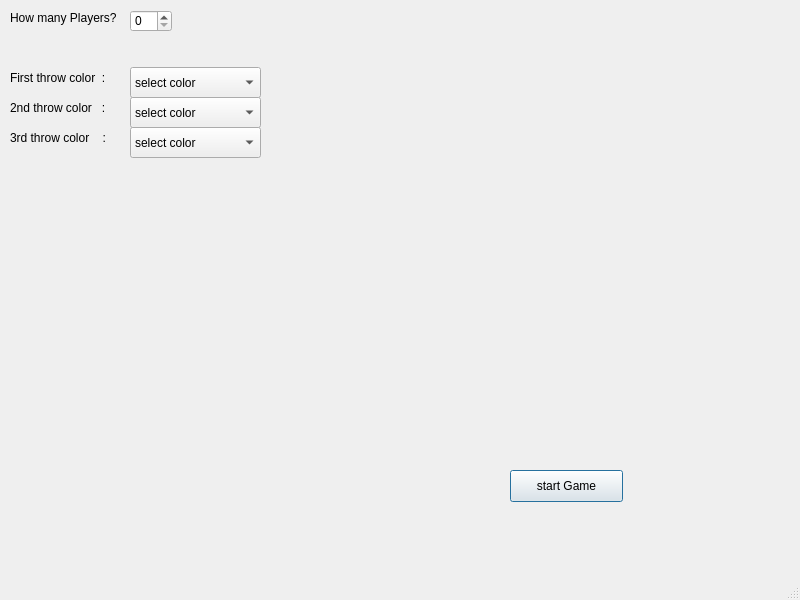
<?xml version="1.0" encoding="UTF-8"?>
<ui version="4.0">
 <class>Setup_Window</class>
 <widget class="QMainWindow" name="Setup_Window">
  <property name="geometry">
   <rect>
    <x>0</x>
    <y>0</y>
    <width>800</width>
    <height>600</height>
   </rect>
  </property>
  <property name="windowTitle">
   <string>Setup_Window</string>
  </property>
  <widget class="QWidget" name="centralwidget">
   <widget class="QSpinBox" name="player_count">
    <property name="geometry">
     <rect>
      <x>130</x>
      <y>10</y>
      <width>42</width>
      <height>22</height>
     </rect>
    </property>
   </widget>
   <widget class="QLabel" name="label">
    <property name="geometry">
     <rect>
      <x>10</x>
      <y>10</y>
      <width>131</width>
      <height>16</height>
     </rect>
    </property>
    <property name="text">
     <string>How many Players?</string>
    </property>
   </widget>
   <widget class="QPushButton" name="pushButton">
    <property name="geometry">
     <rect>
      <x>510</x>
      <y>470</y>
      <width>113</width>
      <height>32</height>
     </rect>
    </property>
    <property name="text">
     <string>start Game</string>
    </property>
    <property name="default">
     <bool>true</bool>
    </property>
   </widget>
   <widget class="QLabel" name="label_3">
    <property name="geometry">
     <rect>
      <x>10</x>
      <y>70</y>
      <width>111</width>
      <height>16</height>
     </rect>
    </property>
    <property name="text">
     <string>First throw color  :</string>
    </property>
   </widget>
   <widget class="QLabel" name="label_4">
    <property name="geometry">
     <rect>
      <x>10</x>
      <y>100</y>
      <width>111</width>
      <height>16</height>
     </rect>
    </property>
    <property name="text">
     <string>2nd throw color   :</string>
    </property>
   </widget>
   <widget class="QLabel" name="label_5">
    <property name="geometry">
     <rect>
      <x>10</x>
      <y>130</y>
      <width>111</width>
      <height>16</height>
     </rect>
    </property>
    <property name="text">
     <string>3rd throw color    :</string>
    </property>
   </widget>
   <widget class="QComboBox" name="fcolor">
    <property name="geometry">
     <rect>
      <x>130</x>
      <y>67</y>
      <width>131</width>
      <height>31</height>
     </rect>
    </property>
    <item>
     <property name="text">
      <string>select color</string>
     </property>
    </item>
    <item>
     <property name="text">
      <string>Red</string>
     </property>
    </item>
    <item>
     <property name="text">
      <string>Green</string>
     </property>
    </item>
    <item>
     <property name="text">
      <string>Blue</string>
     </property>
    </item>
    <item>
     <property name="text">
      <string>Purple</string>
     </property>
    </item>
    <item>
     <property name="text">
      <string>Brown</string>
     </property>
    </item>
    <item>
     <property name="text">
      <string>Black</string>
     </property>
    </item>
    <item>
     <property name="text">
      <string>Yellow</string>
     </property>
    </item>
   </widget>
   <widget class="QComboBox" name="tcolor">
    <property name="geometry">
     <rect>
      <x>130</x>
      <y>127</y>
      <width>131</width>
      <height>31</height>
     </rect>
    </property>
    <item>
     <property name="text">
      <string>select color</string>
     </property>
    </item>
    <item>
     <property name="text">
      <string>Red</string>
     </property>
    </item>
    <item>
     <property name="text">
      <string>Green</string>
     </property>
    </item>
    <item>
     <property name="text">
      <string>Blue</string>
     </property>
    </item>
    <item>
     <property name="text">
      <string>Purple</string>
     </property>
    </item>
    <item>
     <property name="text">
      <string>Brown</string>
     </property>
    </item>
    <item>
     <property name="text">
      <string>Black</string>
     </property>
    </item>
    <item>
     <property name="text">
      <string>Yellow</string>
     </property>
    </item>
   </widget>
   <widget class="QComboBox" name="scolor">
    <property name="geometry">
     <rect>
      <x>130</x>
      <y>97</y>
      <width>131</width>
      <height>31</height>
     </rect>
    </property>
    <item>
     <property name="text">
      <string>select color</string>
     </property>
    </item>
    <item>
     <property name="text">
      <string>Red</string>
     </property>
    </item>
    <item>
     <property name="text">
      <string>Green</string>
     </property>
    </item>
    <item>
     <property name="text">
      <string>Blue</string>
     </property>
    </item>
    <item>
     <property name="text">
      <string>Purple</string>
     </property>
    </item>
    <item>
     <property name="text">
      <string>Brown</string>
     </property>
    </item>
    <item>
     <property name="text">
      <string>Black</string>
     </property>
    </item>
    <item>
     <property name="text">
      <string>Yellow</string>
     </property>
    </item>
   </widget>
  </widget>
  <widget class="QMenuBar" name="menubar">
   <property name="geometry">
    <rect>
     <x>0</x>
     <y>0</y>
     <width>800</width>
     <height>22</height>
    </rect>
   </property>
  </widget>
  <widget class="QStatusBar" name="statusbar"/>
 </widget>
 <resources/>
 <connections/>
</ui>
